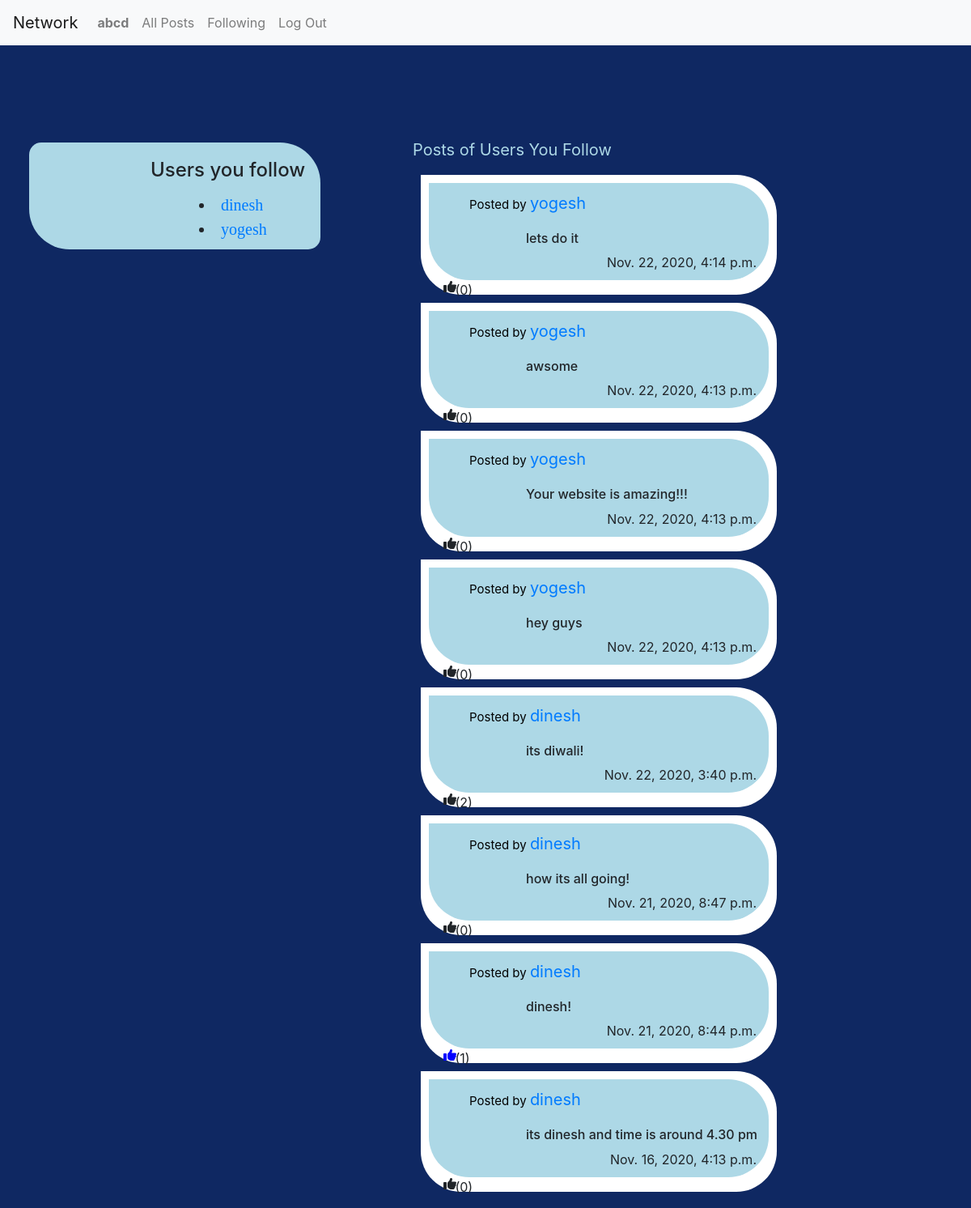
The app's page /following (signed in) with its own data.
### network/models.py (models this page shows, shortened)
class User(AbstractUser):
	likes=models.ManyToManyField('Posts',related_name='fans')
	follows=models.ManyToManyField('self',symmetrical=False,related_name="followers")

class Posts(models.Model):
	author=models.ForeignKey(User,on_delete=models.CASCADE,related_name="posted")
	content=models.CharField(max_length=300)
	date=models.DateTimeField()
	totallikes=models.IntegerField(default=0)

### network/views.py (the view)
# urls.py: path("following",views.following,name="following"),
def following(request):
    user_current=User.objects.get(username=request.user)
    following_users=user_current.follows.all()
    postslikedbyuser=user_current.likes.all()
    posts_followed=Posts.objects.filter(author__in=following_users).order_by('date')
    posts_followed=posts_followed[::-1]
    paginator=Paginator(posts_followed,10)
    l={"user_current":user_current,"user_follows":following_users,"posts":paginator.get_page(request.GET.get('page')),"postsliked":postslikedbyuser}
    return render(request,"network/following.html",l)

### network/templates/network/following.html (shortened to what this page needs)
{% extends "network/layout.html" %}
{% block body %}
	{% if user.is_authenticated %}
    <div id="profile">
         <h4 >Users you follow</h4>
        <div id="users">
         {% for use in user_follows %}
               <li><a href="{% url 'profile' user.username %}" id="atag">{{ use.username }}</a></li>
         {% empty %}
               <li id="atag">You haven't followed any users</li>
         {% endfor %}
        </div>
    </div>
    <div id="pagiator" style="color:#add8e6 ">
              &nbsp;<strong>{{posts.number}}</strong>&nbsp;
    </div>
		<div id ="allpost">
            <p style="color:#add8e6;font-size: 20px; ">Posts of Users You Follow</p>
   			{% for post in posts %}
   			<div style="padding: 10px; padding-bottom: 18px; background-color: white;margin:10px;">
   			    <div id="content{{post.pk}}">
                <p  style="font-size:15px;color: black;">Posted by
   			 	      <a href="{% url 'profile' post.author %}" style="padding-left: 0px; font-size: 20px;">{{post.author}}</a></p>
   			 	      <h6 style="padding-left: 70px;padding-top: 3px;">{{post.content}}</h6>
   			 	      <li class="row justify-content-end" style="padding-right: 20px;">{{post.date}}</li>
   			    </div>
            {% if post in postsliked %}
            <i class="fas fa-thumbs-up " style="color: blue;" id="likepost" data-id="{{post.pk}}"></i><span style="position: absolute; left:13% " id="totallikes{{post.pk}}">({{post.totallikes}})</span>
            {% else %}
            <i class="fas fa-thumbs-up "  id="likepost"  data-id="{{post.pk}}"></i><span style="position: absolute; left:13% " id="totallikes{{post.pk}}">({{post.totallikes}})</span>
            {% endif %}
   			</div>
            {% empty%}
               <p> No Posts.</p>
   			 {% endfor %}
   		</div>
   	{% endif %}
{% endblock %}

### network/templates/network/layout.html (shortened to what this page needs)
{% load static %}
<!DOCTYPE html>
<html lang="en">
    <head>
        <link rel="stylesheet" href="https://stackpath.bootstrapcdn.com/bootstrap/4.4.1/css/bootstrap.min.css">
        <link href="{% static 'network/styles.css' %}" rel="stylesheet">
    </head>
    <body style="background-color:  #0f2862">
        <nav class="navbar navbar-expand-lg navbar-light bg-light" >
            <a class="navbar-brand" href="{% url 'index' %}">Network</a>
            <div >
              <ul class="navbar-nav mr-auto">
                {% if user.is_authenticated %}
                    <li class="nav-item">
                        <a class="nav-link" href="{% url 'profile' user.username %}"><strong>{{ user.username }}</strong></a>
                    </li>
                {% endif %}
                <li class="nav-item">
                  <a class="nav-link" href="{% url 'allposts' %}">All Posts</a>
                </li>
                {% if user.is_authenticated %}
                    <li class="nav-item">
                        <a class="nav-link" href="{% url 'following' %}">Following</a>
                    </li>
                    <li class="nav-item">
                        <a class="nav-link" href="{% url 'logout' %}">Log Out</a>
                    </li>
                {% endif %}
              </ul>
            </div>
          </nav>
        <div class="body">
            {% block body %}
            {% endblock %}
        </div>
    </body>
</html>

### network/templates/network/layout.html (style rules this page uses)
#allpost { position: absolute; top:40px; right:200px; left:20px; margin-left: 40%; margin-top:10%; padding:10px; width:40%; border-radius: 50px; }
#allpost div { padding:10px; padding-left: 50px; background-color: #add8e6; border-bottom-left-radius: 50px; border-top-right-radius: 50px; border-bottom-left-radius: 50px; border-bottom-right-radius: 50px; }
#pagiator { position: absolute; left:74%; top: 25%; }

### network/templates/network/following.html (style rules this page uses)
h4 { padding-top: 10px; padding-left: 140px; padding-bottom: 5px; }
#users { font-size: 20px; padding-left: 200px; }
#profile { margin-top: 10%; margin-left: 3%; width: 30%; padding: 10px; position: fixed; border-bottom-left-radius: 50px; border-top-right-radius: 50px; border-top-left-radius: 15px; border-bottom-right-radius: 15px; border-color: 1px solid blue; background-color: #add8e6; }
#atag { font-family: cursive; }
#likepost { position: absolute; left:10%; }

### records on screen
User: username "abcd"
User: username "dinesh"
User: username "yogesh"
Posts: author "yogesh", content "lets do it", date "Nov. 22, 2020, 4:14 p.m.", totallikes "0"
Posts: author "yogesh", content "awsome", date "Nov. 22, 2020, 4:13 p.m.", totallikes "0"
Posts: author "yogesh", content "Your website is amazing!!!", date "Nov. 22, 2020, 4:13 p.m.", totallikes "0"
Posts: author "yogesh", content "hey guys", date "Nov. 22, 2020, 4:13 p.m.", totallikes "0"
Posts: author "dinesh", content "its diwali!", date "Nov. 22, 2020, 3:40 p.m.", totallikes "2"
Posts: author "dinesh", content "how its all going!", date "Nov. 21, 2020, 8:47 p.m.", totallikes "0"
Posts: author "dinesh", content "dinesh!", date "Nov. 21, 2020, 8:44 p.m.", totallikes "1"
Posts: author "dinesh", content "its dinesh and time is around 4.30 pm", date "Nov. 16, 2020, 4:13 p.m.", totallikes "0"
